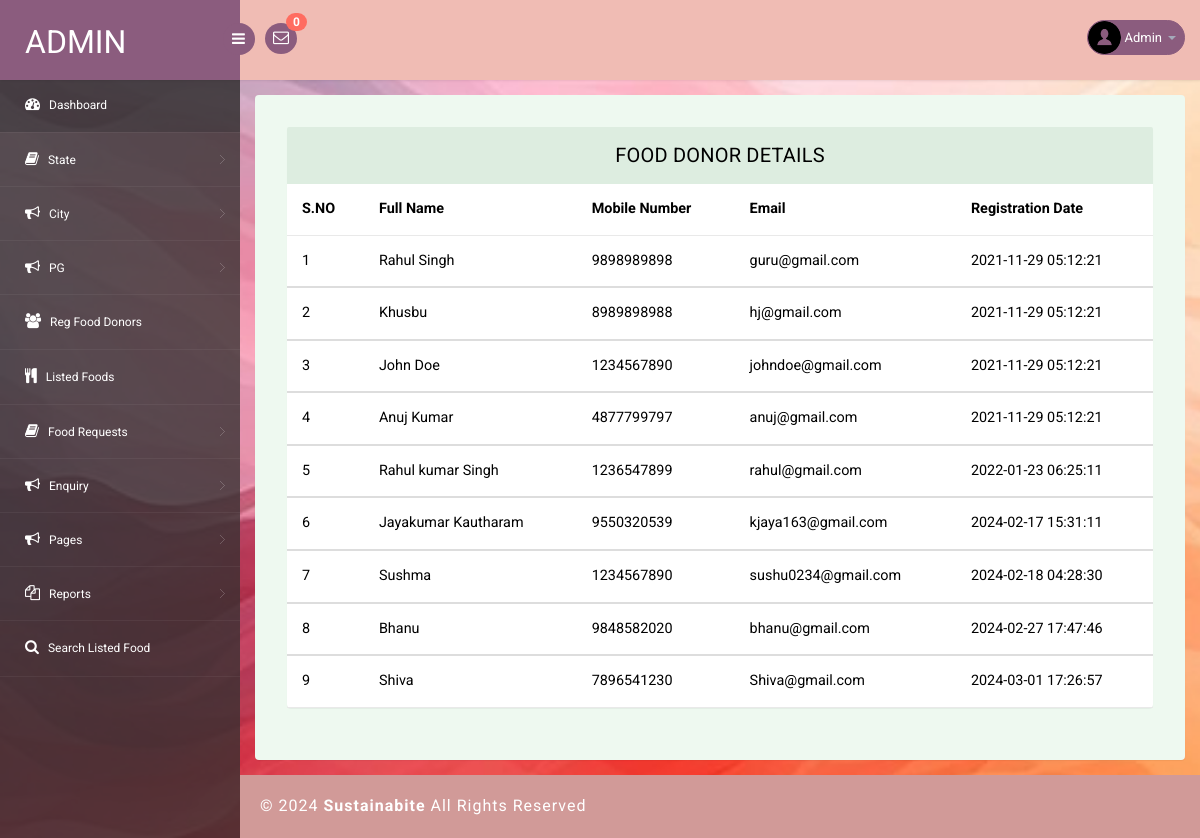
The page /admin/manage-donor-details.php (signed in) on the database its author committed.
### tables this page shows
CREATE TABLE `tbldonor` (
  `ID` int(10) NOT NULL,
  `FullName` varchar(200) DEFAULT NULL,
  `Email` varchar(200) DEFAULT NULL,
  `MobileNumber` bigint(10) DEFAULT NULL,
  `Password` varchar(120) DEFAULT NULL,
  `RegDate` timestamp NULL DEFAULT current_timestamp()
);

### admin/manage-donor-details.php (the view, shortened to what this page needs)
<?php
include('includes/dbconnection.php');
if (strlen($_SESSION['pgasaid']==0)) {
  header('location:logout.php');
  } else{
?>
<!DOCTYPE html>
<head>
<link rel="stylesheet" href="css/bootstrap.min.css" >
<link href="css/style.css" rel='stylesheet' type='text/css' />
<link href="css/style-responsive.css" rel="stylesheet"/>
<link rel="stylesheet" href="css/font.css" type="text/css"/>
<link href="css/font-awesome.css" rel="stylesheet">
</head>
<body>
<section id="container">
<?php include_once('includes/header.php');?>
<?php include_once('includes/sidebar.php');?>
<section id="main-content">
	<section class="wrapper">
		<div class="table-agile-info">
 <div class="panel panel-default">
    <div class="panel-heading">
     Food Donor Details
    </div>
    <div>
      <table class="table" ui-jq="footable" ui-options='{
        "paging": {
          "enabled": true
        },
        "filtering": {
          "enabled": true
        },
        "sorting": {
          "enabled": true
        }}'>
        <thead>
          <tr>
            <th data-breakpoints="xs">S.NO</th>
            <th>Full Name</th>
   <th>Mobile Number</th>
   <th>Email</th>
            <th>Registration Date</th>
          </tr>
        </thead>
        <?php
$ret=mysqli_query($con,"select * from  tbldonor");
$cnt=1;
while ($row=mysqli_fetch_array($ret)) {
?>
        <tbody>
          <tr data-expanded="true">
            <td><?php echo $cnt;?></td>
                  <td><?php  echo $row['FullName'];?></td>
                 <td><?php  echo $row['MobileNumber'];?></td>
                 <td><?php  echo $row['Email'];?></td>
                  <td><?php  echo $row['RegDate'];?></td>
                </tr>
                <?php
$cnt=$cnt+1;
}?>
 </tbody>
            </table>
    </div>
  </div>
</div>
</section>
		 <?php include_once('includes/footer.php');?>
</section>
</section>
</body>
</html>
<?php }  ?>

### admin/includes/header.php (shortened to what this page needs)
<?php
include('includes/dbconnection.php');
?>
<header class="header fixed-top clearfix">
<div class="brand">
    <a href="dashboard.php" class="logo">
        Admin
    </a>
    <div class="sidebar-toggle-box">
        <div class="fa fa-bars"></div>
    </div>
</div>
<div class="nav notify-row" id="top_menu">
    <ul class="nav top-menu">
                <?php
$ret1=mysqli_query($con,"select tblfoodrequests.id,fullName,requestNumber    from tblfoodrequests
 join tblfood  on tblfood.ID=tblfoodrequests.foodId
 where   (tblfoodrequests.status is null || tblfoodrequests.status='')");
$num=mysqli_num_rows($ret1);
?>
        <li id="header_inbox_bar" class="dropdown">
            <a data-toggle="dropdown" class="dropdown-toggle" href="#">
                <i class="fa fa-envelope-o"></i>
                <span class="badge bg-important"><?php echo $num;?></span>
            </a>
        </li>
    </ul>
</div>
<div class="top-nav clearfix">
    <ul class="nav pull-right top-menu">
        <li class="dropdown">
            <a data-toggle="dropdown" class="dropdown-toggle" href="#">
                <?php
$adid=$_SESSION['pgasaid'];
$ret=mysqli_query($con,"select AdminName from tbladmin where ID='$adid'");
$row=mysqli_fetch_array($ret);
$name=$row['AdminName'];
?>
                <img alt="" src="images/2.png">
                <span class="username"><?php echo $name; ?></span>
                <b class="caret"></b>
            </a>
        </li>
    </ul>
</div>
</header>

### admin/css/style.css (style rules this page uses)
ul, ol { margin: 0; }
html, body { font-family: 'Roboto', sans-serif; font-size: 100%; overflow-x: hidden; background: url(../images/bg.jpg) no-repeat 0px 0px; background-size:cover; width:100%; height:100%; }
body a { transition: 0.5s all ease; -webkit-transition: 0.5s all ease; -moz-transition: 0.5s all ease; -o-transition: 0.5s all ease; -ms-transition: 0.5s all ease; text-decoration:none; }
ul,label { margin:0; padding:0; }
#main-content { margin-left:240px; -webkit-transition:all .3s ease-in-out; -moz-transition:all .3s ease-in-out; -o-transition:all .3s ease-in-out; transition:all .3s ease-in-out; }
.header { left:0; right:0; z-index:1002; background:rgb(240, 188, 180); -webkit-transition:all .3s ease-in-out; -moz-transition:all .3s ease-in-out; -o-transition:all .3s ease-in-out; transition:all .3s ease-in-out; }
.fixed-top { position:fixed; box-shadow:1px 0 3px rgba(0,0,0,.15); }
.wrapper { display:inline-block; margin-top:80px; padding:15px; width:100%; }
.brand { background:#8b5c7e; float:left; width:240px; height:80px; position:relative; }
a.logo { font-size:32px; color:#fff; float:left; margin:20px 0 0 25px; text-transform:uppercase; }
#top_menu .nav>li,ul.top-menu>li { float:left; }
.notify-row { float:left; margin-top:23px; margin-left:25px; }
ul.top-menu { margin-right:15px; margin-top: 0; }
ul.top-menu > li > a { color: #fff; font-size: 16px; background: #8b5c7e; padding: 4px 8px; margin-right: 15px; border-radius: 50%; -webkit-border-radius: 50%; padding-right: 8px !important; }
.notify-row .badge { position:absolute; right:-10px; top:-10px; z-index:100; }
.top-nav { margin-top:20px; }
.top-nav img { border-radius:50%; -webkit-border-radius:50%; width:33px; }
.top-nav .username { font-size:13px; color:#fff; }
.top-nav ul.top-menu>li>a { border-radius: 100px; -webkit-border-radius: 100px; padding: 0px; background: none; margin-right: 0; border: 1px solid #8b5c7e; background: #8b5c7e; }
.top-nav ul.top-menu>li { margin-left:10px; }
.top-nav .nav .caret { border-bottom-color:#A4AABA; border-top-color:#A4AABA; }
.sidebar-toggle-box { float:left; margin-top:23px; margin-left:-15px; background:#8b5c7e; border-radius:50%; -webkit-border-radius:50%; width:32px; height:32px; position:absolute; right:-15px; }
.sidebar-toggle-box .fa-bars { cursor:pointer; display:inline-block; font-size:15px; padding:8px 8px 8px 9px; color:#fff; }
.panel-heading { position: relative; height: 57px; line-height: 57px; letter-spacing: 0.2px; color: #000; font-size: 18px; font-weight: 400; padding: 0 16px; background:#ddede0; border-top-right-radius: 2px; border-top-left-radius: 2px; text-transform: uppercase; text-align: center; }
.panel { border: none ! important; }
.table>thead>tr>th { border-bottom: 1px solid #e1ab91 ! important; }
.table>tbody>tr>td, .table>tbody>tr>th, .table>tfoot>tr>td, .table>tfoot>tr>th, .table>thead>tr>td, .table>thead>tr>th { border-bottom: 1px solid #e9e9e9 ! important; }
.table > thead > tr > th, .table > tbody > tr > th, .table > tfoot > tr > th, .table > thead > tr > td, .table > tbody > tr > td, .table > tfoot > tr > td { border-top: none !important; }
.table td, .table>tbody>tr>td, .table>tbody>tr>th, .table>tfoot>tr>td, .table>tfoot>tr>th, .table>thead>tr>td, .table>thead>tr>th { padding: 15px!important; }
.table > thead > tr > th, .table > tbody > tr > th, .table > tfoot > tr > th, .table > thead > tr > td, .table > tbody > tr > td, .table > tfoot > tr > td { font-size: 0.9em; color: #000; border-top: none !important; }
.table-agile-info { background: #eef9f0; padding: 2em; border-radius: 4px; -webkit-box-shadow: 0 1px 1px rgba(0,0,0,.05); box-shadow: 0 1px 1px rgba(0,0,0,.05); }
.panel-default>.panel-heading { color: #000000 ! important; background-color: #ddede0 ! important; border-color: #ddede0 ! important; font-size: 20px; }
.badge.bg-important { background: #ff6c60; }

### rows shown on the page
tbldonor: FullName "Rahul Singh", MobileNumber "9898989898", Email "guru@gmail.com", RegDate "2021-11-29 05:12:21"
tbldonor: FullName "Khusbu", MobileNumber "8989898988", Email "hj@gmail.com", RegDate "2021-11-29 05:12:21"
tbldonor: FullName "John Doe", MobileNumber "1234567890", Email "johndoe@gmail.com", RegDate "2021-11-29 05:12:21"
tbldonor: FullName "Anuj Kumar", MobileNumber "4877799797", Email "anuj@gmail.com", RegDate "2021-11-29 05:12:21"
tbldonor: FullName "Rahul kumar Singh", MobileNumber "1236547899", Email "rahul@gmail.com", RegDate "2022-01-23 06:25:11"
tbldonor: FullName "Jayakumar Kautharam", MobileNumber "9550320539", Email "kjaya163@gmail.com", RegDate "2024-02-17 15:31:11"
tbldonor: FullName "Sushma", MobileNumber "1234567890", Email "sushu0234@gmail.com", RegDate "2024-02-18 04:28:30"
tbldonor: FullName "Bhanu", MobileNumber "9848582020", Email "bhanu@gmail.com", RegDate "2024-02-27 17:47:46"
tbldonor: FullName "Shiva", MobileNumber "7896541230", Email "Shiva@gmail.com", RegDate "2024-03-01 17:26:57"

### other values the page prints
$num "0"
$name "Admin"
